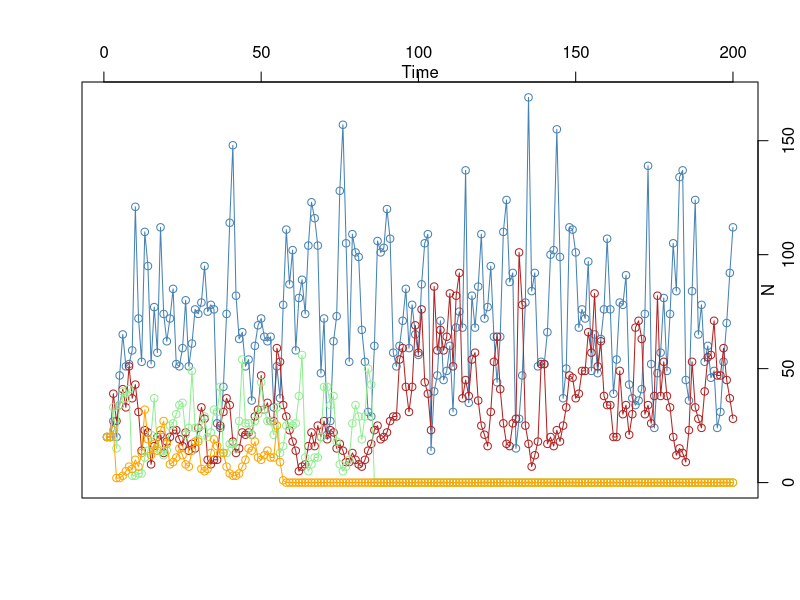

The R script that drew this image: (Note: this script raises an error after producing the figure.)
#Stochastic neg-freq depend logistic growth model, 4 species    

# Parameters--------------------------------

TotTime=200
initialNsp1 = 20
initialNsp2 = 20
initialNsp3 = 20
initialNsp4 = 20
totspp=4
K=100            #community carrying capacity

#frequency dependence
sp1=-1                  #species 1 slope
sp2=-1
sp3=-3
sp4=-6
int1=.8                 #species 1 intercept
int2=.5
int3=.3
int4=.15

zvar1=.13
zvar2=.13
zvar3=.13
zvar4=.13
zcov=0
zmeans = c(0,0,0,0)

#-------------------------------------------

library(mvtnorm)

T=1:TotTime

#frequency dependence model
rdep=function(slope,int,N,Ctot){
    if(Ctot==N) r=1 else r=exp(slope*(N/Ctot-int))
    return(r)
}

#population model
updateN = function(r_arg, z_arg, N, Ctot){
    newN = (r_arg + z_arg)* N * K/Ctot
    if(newN < 0) newN = 0
    return(newN)
}

N = matrix(data=0,nrow=TotTime,ncol=totspp)
N[1:2,1] = initialNsp1
N[1:2,2] = initialNsp2
N[1:2,3] = initialNsp3
N[1:2,4] = initialNsp4

#generate the sigma matrix for generation of random z's
sigma = matrix(data=c(zvar1,zcov,zcov,zcov,zcov,zvar2,zcov,zcov,zcov,zcov,zvar3,zcov,zcov,zcov,zcov,zvar4),nrow=4,ncol=4)
z = rmvnorm(TotTime,zmeans,sigma)


# main loop ---------------------------------

for(i in 3:TotTime) {
    N[i,1] = floor(updateN(rdep(sp1,int1,N[i-2,1],sum(N[i-2,])),z[i,1],N[i-1,1],sum(N[i-1,])))
    N[i,2] = floor(updateN(rdep(sp2,int2,N[i-2,2],sum(N[i-2,])),z[i,2],N[i-1,2],sum(N[i-1,])))
    N[i,3] = floor(updateN(rdep(sp3,int3,N[i-2,3],sum(N[i-2,])),z[i,3],N[i-1,3],sum(N[i-1,])))
    N[i,4] = floor(updateN(rdep(sp4,int4,N[i-2,4],sum(N[i-2,])),z[i,4],N[i-1,4],sum(N[i-1,])))
}


plot(N[,1],type="o",xlab="", ylab="", xaxt='n', yaxt='n', col="steelblue", ylim=c(0,max(N))) 
points(N[,2],type="o", col="firebrick")
points(N[,3],type="o", col="lightgreen")
points(N[,4],type="o", col="orange")
axis(side=3,xlab="Time")
axis(side=4,ylab="N")
mtext("N", side=4)
mtext("Time", side=3)
par(new=TRUE)
plot((0:K)/K,log(rdep(sp1,int1,0:K,K)),ylab="log r",xlab="Frequency",pch=19,ylim=c(-3,3), col="steelblue")
points((0:K)/K,log(rdep(sp2,int2,0:K,K)),pch=19, col="firebrick")
points((0:K)/K,log(rdep(sp3,int3,0:K,K)),pch=19, col="lightgreen")
points((0:K)/K,log(rdep(sp4,int4,0:K,K)),pch=19, col="orange")
abline(h=0,col="grey")


#calculate observed growth rates:

#log lambda function
#lambda=function(file) {
#if(file[i+1,x]==0 | file[i,x]==0){
#  r=NA
#}else{
#  r=log(file[i+1,x]/file[i,x])
#}
#return(r)
#}

#calc frequency
#C=apply(N, 1, sum)
#freq=N/C

#calc lambda
#rates=matrix(data=NA,nrow=length(N[,1])-1,ncol=length(N[1,]))
#for(i in 1:(length(N[,1])-1)) {
#  for(x in 1:length(N[1,])) {
#    rates[i,x]=lambda(N)
#  }
#}


#plot(freq[1:length(freq[,1])-1,1],rates[,1],xlim=c(0,1),ylim=c(-3,3),col="steelblue",xlab="Frequency",ylab="log r")
#points(freq[1:length(freq[,2])-1,2],rates[,2],pch=2,col="firebrick")
#points(freq[1:length(freq[,3])-1,3],rates[,3],pch=3,col="lightgreen")
#points(freq[1:length(freq[,4])-1,4],rates[,4],pch=4,col="orange")
#abline(h=0,col="grey")

#abline(lm(rates[,1]~freq[1:length(freq[,1])-1,1]),col="steelblue")
#abline(lm(rates[,2]~freq[1:length(freq[,2])-1,2]),col="firebrick")
#abline(lm(rates[,3]~freq[1:length(freq[,3])-1,3]),col="lightgreen")
#abline(lm(rates[,4]~freq[1:length(freq[,4])-1,4]),col="orange")
